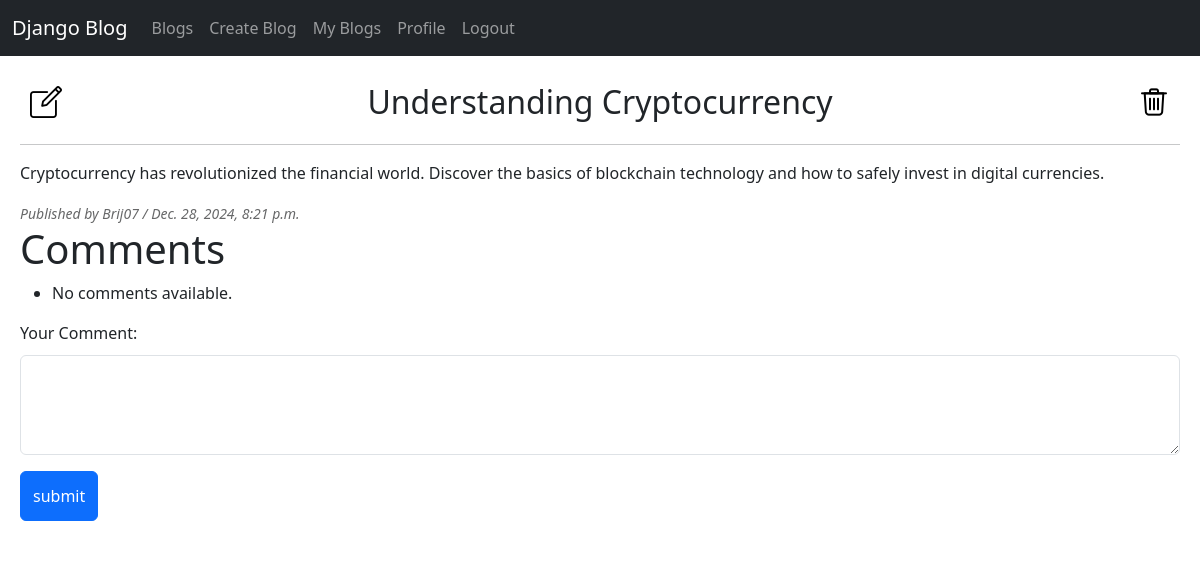
The app's page /blogs/24/ (signed in) with its own data.
### blog/models.py (models this page shows, shortened)
class Blog(models.Model):
    author = models.ForeignKey(User, on_delete=models.CASCADE)
    title = models.CharField(max_length=150)
    text = models.TextField()
    published_date = models.DateTimeField(auto_now=True)
    updated_date = models.DateTimeField(auto_now_add=True)

### blog/views.py (the view)
# urls.py: path('blogs/<int:blog_id>/', views.detail, name='detail'),
@login_required(login_url='accounts:login')
def detail(request, blog_id):
    blog = get_object_or_404(Blog, pk=blog_id)
    comments = Comment.objects.filter(blog=blog).order_by('published_date')
    if request.method == 'POST':
        form = AddCommentForm(request.POST)
        if form.is_valid():
            comment = form.save(commit=False)
            comment.blog = blog
            comment.author = request.user  # Assuming logged-in users are adding comments
            comment.save()
            return redirect('blog:detail', blog_id=blog_id)
    else:
        form = AddCommentForm()
    context = {
        'blog': blog,
        'comments': comments,
        'form': form,
    }
    return render(request, 'blog/detail.html', context)

### blog/forms.py
class AddCommentForm(forms.ModelForm):
    class Meta:
        model = Comment
        fields = ['text']
        labels = {
            'text': 'Your Comment',
        }
        widgets = {
            'text' : forms.Textarea(attrs={'class':'form-control', 'style': 'height: 100px; margin-top: 10px;'}),
        }

### blog/templates/blog/detail.html (shortened to what this page needs)
{% extends 'base.html' %}
{% load static %}
{% block content %}
    <div class="header-container">
        <h2 class="center-header">{{ blog.title }}</h2>
        {% if request.user == blog.author %}
            <a href="{% url 'blog:update' blog.id %}"><img src="{% static 'img/edit.png' %}" alt="Edit"></a>
            <a href="{% url 'blog:delete' blog.id %}"><img src="{% static 'img/delete.png' %}" alt="Delete"></a>
        {% else %}
            <a href="{% url 'blog:index' %}"><img src="{% static 'img/back.png' %}" alt="Back"></a>
        {% endif %}
    </div><hr>
    <p>{{ blog.text }}</p>
    <small><i>Published by {{ blog.author|title }} / {{ blog.published_date }}</i></small><br>
    <h1>Comments</h1>
    <ul>
        {% for comment in comments %}
            <li>
                <strong>{{ comment.author }}:</strong> {{ comment.text }}
            </li>
        {% empty %}
            <li>No comments available.</li>
        {% endfor %}
    </ul>
    <form method="post">
        {{ form.as_p }}
        <input type="submit" value="submit" class="btn btn-primary" style="height:50px">
    </form>
{% endblock %}

### static/css/base.css (style rules this page uses)
body { background-color:rgb(205, 208, 208); font-family: 'Roboto', sans-serif; }
h2 { color: rgb(44, 41, 41); text-align: center; }
small { font-size: 12px; color: rgb(102, 103, 104); }
a { text-decoration: none !important; }
.header-container { display: flex; justify-content: space-between; align-items: center; width: 100%; padding: 10px; }
.center-header { margin: 0 auto; position: absolute; left: 50%; transform: translateX(-50%); }

### records on screen
Blog: title "Understanding Cryptocurrency", text "Cryptocurrency has revolutionized the financial world. Discover the basics of blockchain technology and how to safely invest in digital currencies.", author "Brij07", published_date "Dec. 28, 2024, 8:21 p.m."
